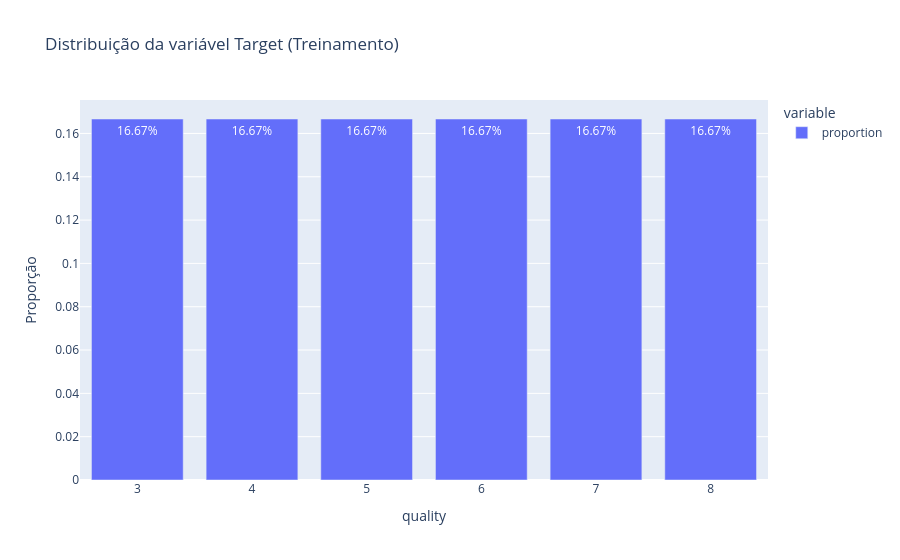

Notebook code cell kept with this figure:
### Code cell
px.bar(df['quality'].value_counts(normalize=True), title="Distribuição da variável Target (Treinamento)", labels={'index': 'Quality', 'value': 'Proporção'}, text_auto='.2%').show()

### Figure 1 — Plotly figure (JSON) as saved in the notebook; plotly's stock layout.template omitted (floating-point values rounded to 4 significant figures)
{"data": [{"hovertemplate": "variable=proportion<br>quality=%{x}<br>Proporção=%{y}<extra></extra>", "legendgroup": "proportion", "marker": {"color": "#636efa", "pattern": {"shape": ""}}, "name": "proportion", "orientation": "v", "showlegend": true, "textposition": "auto", "texttemplate": "%{y:.2%}", "type": "bar", "x": [5, 6, 7, 4, 8, 3], "xaxis": "x", "y": [0.1667, 0.1667, 0.1667, 0.1667, 0.1667, 0.1667], "yaxis": "y"}], "layout": {"barmode": "relative", "legend": {"title": {"text": "variable"}, "tracegroupgap": 0}, "title": {"text": "Distribuição da variável Target (Treinamento)"}, "xaxis": {"anchor": "y", "domain": [0, 1], "title": {"text": "quality"}}, "yaxis": {"anchor": "x", "domain": [0, 1], "title": {"text": "Proporção"}}}}
